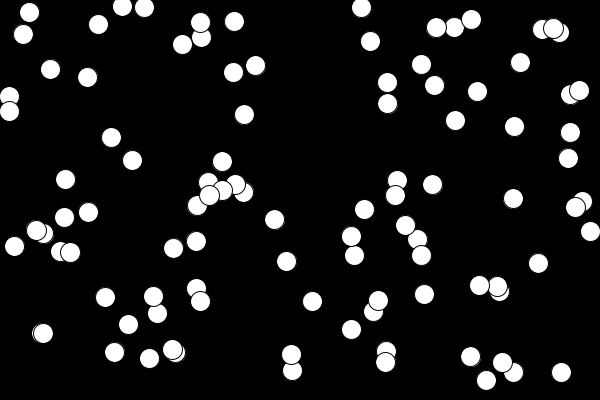
Frame 1 (no input)
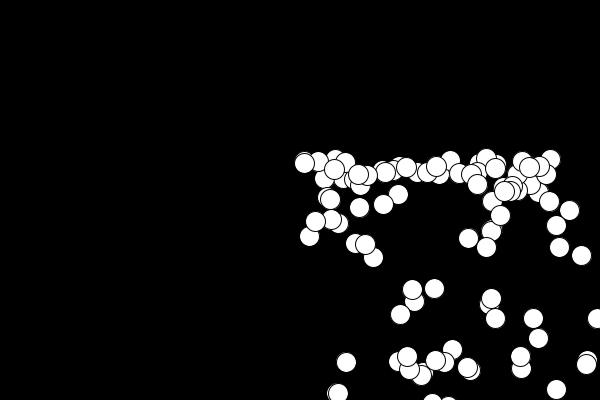
Frame 60 (the mouse pressed at the canvas centre just before this capture)
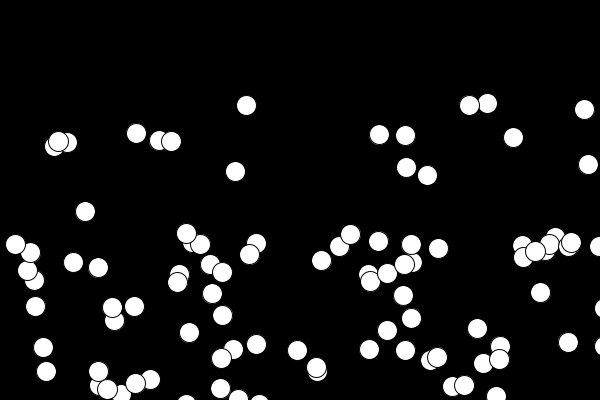
Frame 120 (the mouse held since frame 60 and released just before this capture)

The Processing sketch that drew these frames (run headless with seeded random() and noise(); from frame 60 on, the mouse is pressed at the canvas centre):

// Processing sketch: Class_01_ArraysList_01
// ── Class_01_ArraysList_01.pde
ArrayList ballCollection; 
//Ball[] myBall = new Ball[10];

void setup() {
  size(600,400);
  smooth();
  /*
  for(int i=0; i<myBall.length; i++) {
    float x = random(width);
    float y = random(height);
  myBall[i] = new Ball(x,y);
  }
  */
  ballCollection = new ArrayList();
  
  for(int i=0; i<100; i++) {
  Ball myBall = new Ball(random(width),random(height));
  ballCollection.add(myBall);
  }
}

void draw() {
 background(0);
 /*
  for(int i=0; i<myBall.length; i++) {
myBall[i].run(); 
  }
  */
  for(int i=0; i<100; i++) {
  Ball myBall = (Ball) ballCollection.get(i);
  myBall.run();
  }
}

// ── Ball.pde
class Ball {
  //GLOABAL VARIABLES
  float x, y;
  float vx = 5;
  float vy = 3.7;

  //CONSTRUCTOR
  Ball(float x, float y) {
    /*
   some programmers prefer to use the same of the field for the parameter.
   as you can't write 
   x = x
   you need to add this (which refers to the object)
   this.x = x
   in my opinion a transparent approach
   */
    this.x = x;
    this.y = y;
  }

  //FUNCTIONS
  void run() {
    display();
    move();
    bounce();
    gravity();
  } 

  void display() {
    ellipse(x, y, 20, 20);
  }

  void move() {
    x+=vx; 
    y+=vy;
  }

  void bounce() {
    if (x<0) {
      //vx = vx * -1 (THIS MAKES ANY VALUE NEGATIVE).
      vx*=-1;
    }
    if (x>width) {
       vx*=-1;
    }
    if (y<0) {
     vy*=-1;
    }
    if (y>height) {
      vy*=-1;
    }
  }
  
  void gravity() {
   vy+=0.3; 
  }
}
